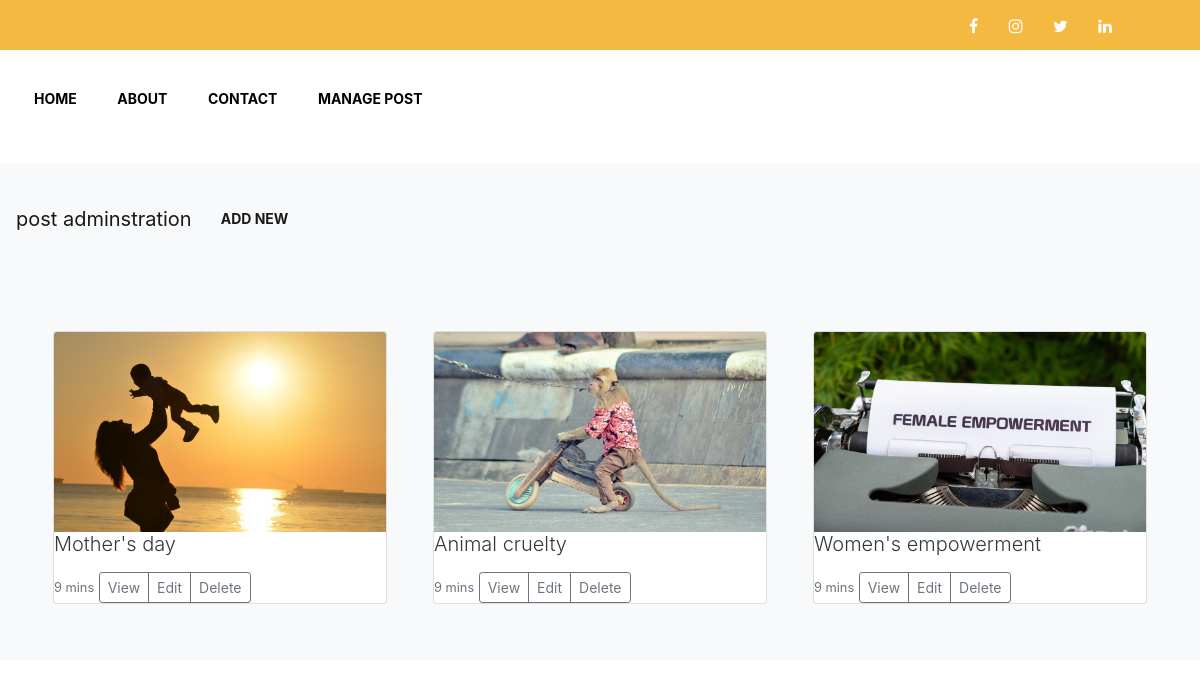
The app's page /post/ (signed in) with its own data.
### core/models.py (models this page shows, shortened)
class Core(models.Model):
	title = models.CharField(max_length=200)
	excerpt = models.TextField(null = True)
	author = models.ForeignKey(User, on_delete=models.CASCADE, related_name='core')
	slug = models.SlugField(max_length=100, unique = True)
	updated = models.DateTimeField(auto_now=True)
	image = models.ImageField(upload_to='profile_pics')
	published = models.DateTimeField(default = timezone.now)
	def get_absolute_url(self):
		return reverse('core:single',args =[self.slug])
	class Meta:
		ordering = ['-published']

### core/views.py (the view)
# urls.py: path('post/',views.PostView.as_view(), name='post'),
@method_decorator(staff_member_required,name='dispatch')
class PostView(ListView):
	model = Core
	template_name = 'post.html'
	context_object_name = 'post_list'

### core/templates/post.html (shortened to what this page needs)
{% extends 'base.html' %}
{% block content %}
{% load static %}
<nav class = "navbar navbar-expand-lg navbar-light bg-light">
	<div class = 'navbar-brand'>post adminstration</div>
	<div class="collapse navbar-collapse" id = 'navbarNav'>
		<ul class = 'navbar-nav'>
			<li class = 'nav-item active'>
				<a class = 'nav-link'  href="{% url 'core:add' %}">Add new</a>
			</li>
		</ul>
	</div>
</nav>
<div class="alubm py-5 bg-light">
	<div class="container">
		<div class='row'>
			{% for post in post_list%}
			<div class = 'col-sm-4'>
			  	<div class = 'card m-2 '>
			  		<img class='card-img-top' src="{{post.image.url}}" alt='image'height="200px">
			  		<div class ='card_body'>
			  		<h4 class="lead"><a class="text-dark" href="#">{{post.title}}</a></h4>
			  		<div class ="d-flex justify-content-between align-items-center">
			  			<div class = "">
			  					<small class="text-muted">9 mins</small>
			  			<div class="btn-group">
			  				<a href="{{post.get_absolute_url}}" class="btn btn-sm btn-outline-secondary" role='button' aria-pressed='true'>View</a>
			  				<a href="{% url 'core:edit' post.pk %}" class="btn btn-sm btn-outline-secondary" role='button' aria-pressed='true'>Edit</a>
			  				<a href="{% url 'core:delete' post.pk %}" class="btn btn-sm btn-outline-secondary" role='button' aria-pressed='true'>Delete</a>
			  			</div>
			  		</div>
				</div>
			</div>
		</div>
	</div>
			{% endfor %}
		</div>
	</div>
</div>
{% endblock %}

### core/templates/base.html (shortened to what this page needs)
<!doctype html>
<html lang="en">
  <head>
    <link rel="stylesheet" href="https://maxcdn.bootstrapcdn.com/bootstrap/4.0.0/css/bootstrap.min.css">
</head>
<body>
{% include 'navigation.html'%}
  {% block content %}
  {% endblock %}
  </body>
</html>

### core/templates/navigation.html (shortened to what this page needs)
<!DOCTYPE html>
<html>
<head>
  {% load static %}
<link rel="stylesheet" href="https://cdnjs.cloudflare.com/ajax/libs/font-awesome/4.7.0/css/font-awesome.min.css">
</head>
<body>
 <div class="header">
 <div class="social-icons">
   <div class="top-icons">
     <a href="#"><i class="fa fa-facebook"></i></a>
          <a href="#"><i class="fa fa-instagram"></i></a>
               <a href="#"><i class="fa fa-twitter"></i></a>
                    <a href="#"><i class="fa fa-linkedin"></i></a>
   </div>
 </div>
</div>
  <nav class="navbar navbar-default" >
   <ul class = "topnav">
     <li><a href="{% url 'core:index'%}">Home</a></li>
     <li><a href="#">About</a></li>
     <li><a href="#">Contact</a></li>
     <li><a href="{% url 'core:admin_login' %}">Manage post</a></li>
   </ul>
 </nav>
</body>
</html>

### core/templates/navigation.html (style rules this page uses)
* { margin:0; padding: 0; text-decoration: none; list-style: none; box-shadow: border-box; }
.header { background-color:#f5b942; height:50px; width: 100%; top: 0; }
.social-icons { float: right; margin-right: 5%; }
.top-icons { padding: 14px 15px; }
.top-icons a { padding:13px; color: white; }
nav ul { float: right; margin-right: 250px; }
nav ul li { display: inline-block; line-height: 80px; margin:0 5px; }
nav ul li a { color: #000000; font-size: 14px; font-weight: bold; padding: 7px 13px; border-radius: 3px; text-transform: uppercase; }

### records on screen
Core: image (picture), title "Mother's day"
Core: image (picture), title "Animal cruelty"
Core: image (picture), title "Women's empowerment"
